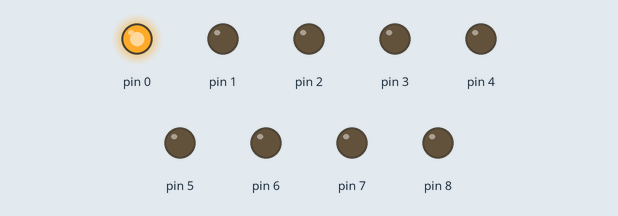
The sketch below on a simulated Arduino Uno, built with avr-gcc and run on an emulated ATmega328P. On the bench: output pins drawn as LEDs (lit = HIGH).

Above: at 0.5 s.
At 2.5 s:
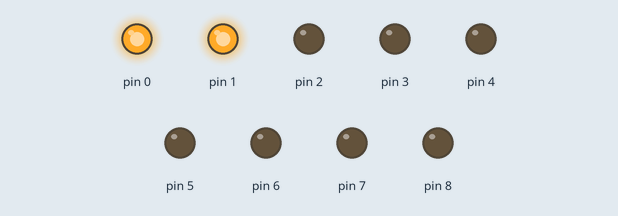
At 4.5 s:
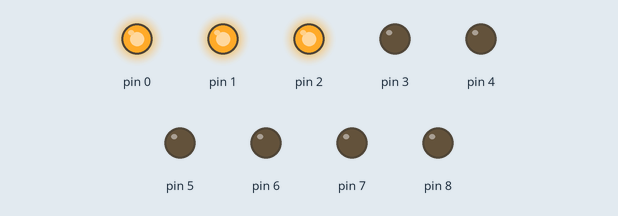
At 10.5 s:
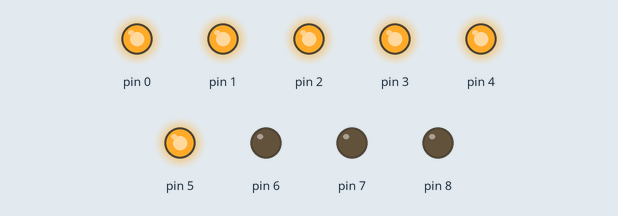
At 14.5 s:
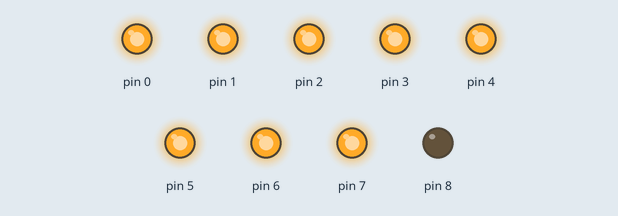
At 19.5 s:
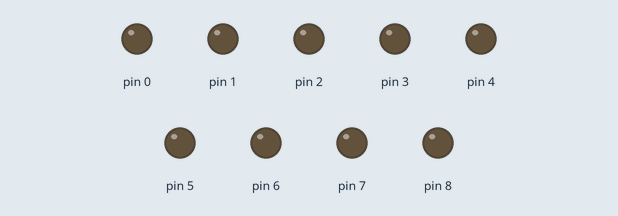
Timing chart, 0 to 20.7 s (numbered marks = the images above):
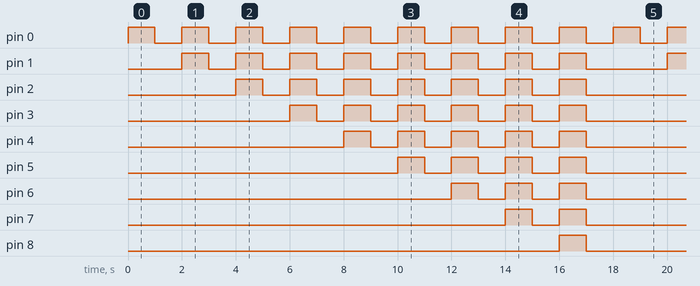

Measured:
- by itself, pin 0: alternates HIGH for 1.0 s and LOW for 1.0 s
- by itself, pin 1: repeats every 18.0 s: 7 × (LOW 1.0 s, HIGH 1.0 s), LOW 3.0 s, HIGH 1.0 s
- by itself, pin 2: goes 6 × (HIGH 1.0 s, LOW 1.0 s), HIGH 1.0 s, LOW 5.0 s, 6 × (HIGH 1.0 s, LOW 1.0 s), HIGH 1.0 s, then LOW
- by itself, pin 3: goes 5 × (HIGH 1.0 s, LOW 1.0 s), HIGH 1.0 s, LOW 7.0 s, 5 × (HIGH 1.0 s, LOW 1.0 s), HIGH 1.0 s, then LOW
- by itself, pin 4: goes 4 × (HIGH 1.0 s, LOW 1.0 s), HIGH 1.0 s, LOW 9.0 s, 4 × (HIGH 1.0 s, LOW 1.0 s), HIGH 1.0 s, then LOW
- by itself, pin 5: goes 3 × (HIGH 1.0 s, LOW 1.0 s), HIGH 1.0 s, LOW 11.0 s, 3 × (HIGH 1.0 s, LOW 1.0 s), HIGH 1.0 s, then LOW
- by itself, pin 6: LOW → HIGH at 12.0 s, → LOW 1.0 s later, → HIGH 1.0 s later, → LOW 1.0 s later, … (12 changes in this stretch)
- by itself, pin 7: LOW → HIGH at 14.0 s, → LOW 1.0 s later, → HIGH 1.0 s later, → LOW 1.0 s later, … (8 changes in this stretch)

The sketch:

sketch_nov22a.ino
```cpp
void setup() {
  for (int i=0; i<=8; i++){
    pinMode(i, OUTPUT);
  }
}

void loop() {
 for (int i=0; i<=8; i++){
  for (int j=0; j<=i; j++){
    digitalWrite(j, HIGH);
  }
  delay(1000);
  for (int j=0; j<=i; j++){
    digitalWrite(j, LOW);
  }
  delay(1000);
 }
}
```
